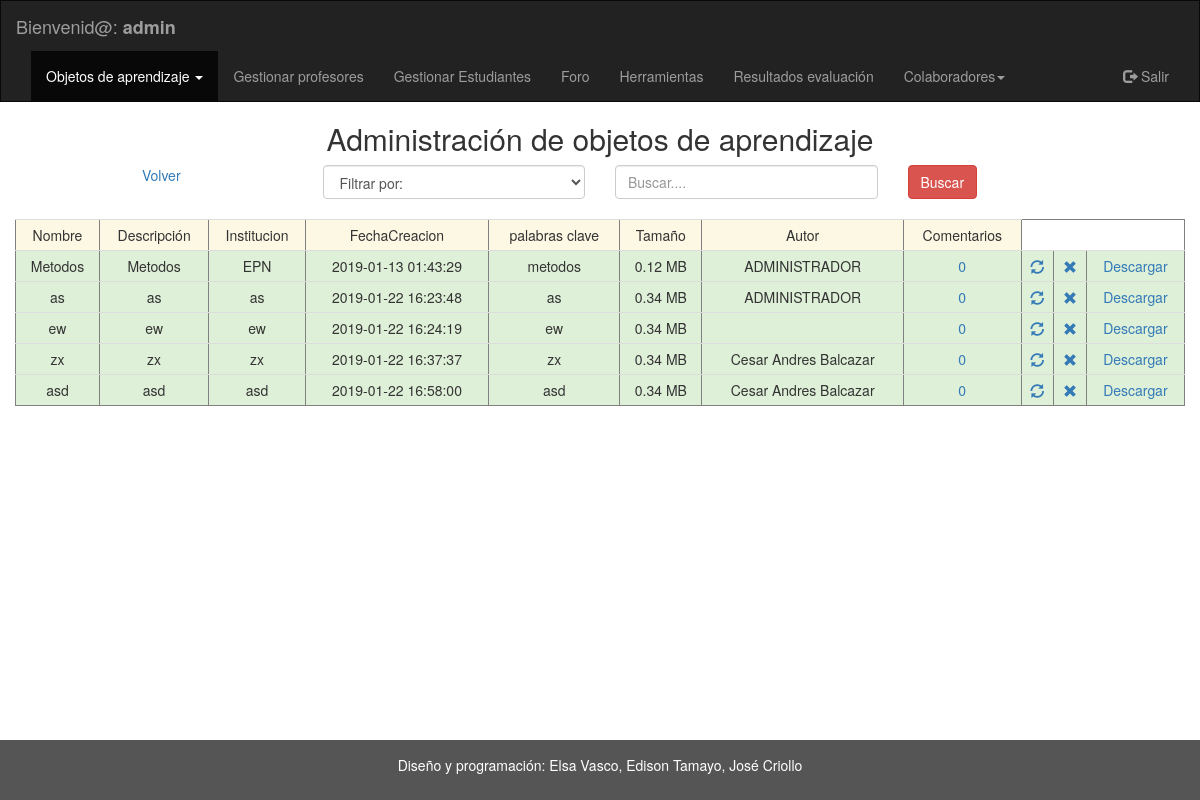
The page /aplicacion/modulos_administrador/adm_ejecutar_buscar.php (signed in) on the database its author committed.
### tables this page shows
CREATE TABLE `objeto_aprendizaje` (
  `idobjeto_aprendizaje` int(11) NOT NULL,
  `nombre` varchar(45) DEFAULT NULL,
  `descripcion` varchar(500) DEFAULT NULL,
  `id_usuario` int(11) DEFAULT NULL,
  `institucion` varchar(45) DEFAULT NULL,
  `fechaCreacion` timestamp NOT NULL DEFAULT CURRENT_TIMESTAMP,
  `palabras_clave` varchar(500) DEFAULT NULL,
  `tamanio` varchar(45) DEFAULT NULL,
  `ruta` varchar(45) DEFAULT NULL,
  `materia` varchar(50) DEFAULT NULL,
  `descarga` int(11) DEFAULT NULL
);

CREATE TABLE `profesor` (
  `idprofesor` int(11) NOT NULL,
  `ci` varchar(10) DEFAULT NULL,
  `nombres` varchar(45) DEFAULT NULL,
  `apellidos` varchar(45) DEFAULT NULL,
  `id_departamento` int(11) DEFAULT NULL,
  `id_facultad` int(11) DEFAULT NULL,
  `mail` varchar(45) DEFAULT NULL,
  `id_usuario` int(11) DEFAULT NULL
);

### aplicacion/clases_negocio/funciones_oa_profesor.php (called while the page is built, shortened)
<?php
function obtener_tipo_usuario_con_id($id_usuario){
    $conexion = new Conexion();
    $statement = 'select * from usuario where idUsuario=?';
    $consulta = $conexion->prepare($statement);
    $consulta->setFetchMode(PDO::FETCH_ASSOC);
    $consulta->execute([$id_usuario]);
    if ($consulta->rowCount() != 0) {
        $fila = $consulta->fetch();
        $tipo_usuario = $fila['tipo_usuario'];
    }
    if (isset($tipo_usuario)) {
        return $tipo_usuario;
    } else {
        return null;
    }
}
function obtener_id_profesor_con_id_usuario($id_usuario) {
    $conexion = new Conexion();
    $statement = 'select pro.idprofesor from usuario as us, profesor as pro where us.idUsuario=pro.id_usuario and us.idUsuario=?';
    $consulta = $conexion->prepare($statement);
    $consulta->setFetchMode(PDO::FETCH_ASSOC);
    $consulta->execute([$id_usuario]);
    if ($consulta->rowCount() != 0) {
        $fila = $consulta->fetch();
        $id_profesor = $fila['idprofesor'];
    }
    if (isset($id_profesor)) {
        return $id_profesor;
    } else {
        return null;
    }
}
function obtener_profesor_como_arreglo($id_profesor) {
    $conexion = new Conexion();
    $statement = 'select * from profesor where idprofesor=?';
    $consulta = $conexion->prepare($statement);
    $consulta->setFetchMode(PDO::FETCH_ASSOC);
    $consulta->execute([$id_profesor]);
    if ($consulta->rowCount() != 0) {
        $fila = $consulta->fetch();
    }
    if (isset($fila)) {
        return $fila;
    } else {
        return null;
    }
}
function obtener_nro_comentarios_oa($id_objeto_aprendizaje) {
    $conexion = new Conexion();
    $statement = 'select count(*) as nro_comentarios from objeto_aprendizaje as oa, comentario as c where oa.idobjeto_aprendizaje=c.id_objeto_aprendizaje and c.id_objeto_aprendizaje=?';
    $consulta = $conexion->prepare($statement);
    $consulta->setFetchMode(PDO::FETCH_ASSOC);
    $consulta->execute([$id_objeto_aprendizaje]);
    if ($consulta->rowCount() != 0) {
        $fila = $consulta->fetch();
        $id_profesor = $fila['nro_comentarios'];
    }
    if (isset($id_profesor)) {
        return $id_profesor;
    } else {
        return null;
    }
}
?>

### aplicacion/modulos_administrador/adm_ejecutar_buscar.php (the view, shortened to what this page needs)
<!DOCTYPE html PUBLIC "-//W3C//DTD XHTML 1.0 Transitional//EN" "http://www.w3.org/TR/xhtml1/DTD/xhtml1-transitional.dtd">
<html xmlns="http://www.w3.org/1999/xhtml" lang="es">
    <head>
        <link rel="stylesheet" href="../../plugins/bootstrap/css/bootstrap.min.css"></link>
    </head>
    <body>
        <?php include './navbar_adm_obj_apr.php'; ?>
        <div class="container-fluid text-center">
            <div class="row content">
                <div class="col-sm-12 text-center">
                    <h2> Administración de objetos de aprendizaje</h2>
                    <form action="../modulos_administrador/adm_ejecutar_buscar.php" method="post" enctype="multipart/form-data">
                        <div class="col-md-3">
                            <a href="../modulos_administrador/adm_buscar.php">Volver</a>
                        </div>
                        <div class="col-md-3 text-left ">
                            <select class= "form-control" name="tipo_criterio" dir="ltr" required>
                                <option value="">Filtrar por:</option>
                            </select></br>
                        </div>
                        <div class="col-md-3 text-center">
                            <input type="text" class="form-control" id="criterio_busqueda" placeholder="Buscar...." name="criterio_busqueda" required></br>
                        </div>
                        <div class="col-md-3 text-left">
                            <button id="registrar" type="submit" class="btn btn-danger">Buscar</button>
                        </div>
                    </form>
                    <?php
                    require '../clases_negocio/funciones_oa_profesor.php';
                    $statement = 'select * from objeto_aprendizaje';
                    $conexion = new Conexion();
                    $consulta = $conexion->prepare($statement);
                    $consulta->setFetchMode(PDO::FETCH_ASSOC);
                    $consulta->execute();
                    echo '<table border ="1|1" class="table table-condensed";>';
                    echo '<tr class="warning">';
                    echo '<td>Nombre</td>';
                    echo '<td>Descripción</td>';
                    echo '<td>Institucion</td>';
                    echo '<td>FechaCreacion</td>';
                    echo '<td>palabras clave</td>';
                    echo '<td>Tamaño</td>';
                    echo '<td>Autor</td>';
                    echo '<td>Comentarios</td>';
                    echo "</tr>";
                    if ($consulta->rowCount() != 0) {
                        while ($row = $consulta->fetch()) {
                            echo '<tr class="success">';
                            echo '<td>' . $row['nombre'] . '</td>';
                            echo '<td>' . $row['descripcion'] . '</td>';
                            echo '<td>' . $row['institucion'] . '</td>';
                            echo '<td>' . $row['fechaCreacion'] . '</td>';
                            echo '<td>' . $row['palabras_clave'] . '</td>';
                            echo '<td>' . number_format($row['tamanio'] / 1e6, 2, '.', '') . ' MB' . '</td>';
                            if (obtener_tipo_usuario_con_id($row['id_usuario']) == 'ADM') {
                                echo '<td>ADMINISTRADOR</td>';
                            } else {
                                $profesor = obtener_profesor_como_arreglo(obtener_id_profesor_con_id_usuario($row['id_usuario']));
                                echo '<td>' . $profesor['nombres'] . ' ' . $profesor['apellidos'] . '</td>';
                            }
                            echo '<td><a href="adm_comentarios.php?id=' . $row['idobjeto_aprendizaje'] . '">' . obtener_nro_comentarios_oa($row['idobjeto_aprendizaje']) . '</a></td>';
                            echo '<td><a href="adm_actualizar_oa.php?id=' . $row['idobjeto_aprendizaje'] . '"><span class="glyphicon glyphicon-refresh"></a></td>';
                            echo "<td><a onClick=\"javascript: return confirm('Realmente desea eliminar el objeto de aprendizaje?');\" href='adm_buscar.php?id=" . $row['idobjeto_aprendizaje'] . "&idborrar=2'><span class='glyphicon glyphicon-remove'></a></td>";
                            echo '<td><a href="' . $row['ruta'] . '">Descargar</a></td>';
                            echo '</tr>';
                        }
                    }
                    echo '</table>';
                    ?>
                </div>
            </div>
        </div>
        <footer class="container-fluid text-center">
            <p>Diseño y programación: Elsa Vasco, Edison Tamayo, José Criollo</p>
        </footer>
    </body>
</html>

### aplicacion/modulos_administrador/adm_ejecutar_buscar.php (style rules this page uses)
.row.content { height: 390px }
html { min-height: 100%; position: relative; }
body { margin:0; margin-bottom: 40px; }
footer { background-color: #555; color: white; padding: 15px; position: absolute; bottom: 0; width: 100%; }
.table > tbody > tr > td { vertical-align: middle; }

### rows shown on the page
objeto_aprendizaje: nombre "Metodos", descripcion "Metodos", institucion "EPN", fechaCreacion "2019-01-13 01:43:29", palabras_clave "metodos", $row['tamanio']/1e6 "0.12", shows "ADMINISTRADOR", idobjeto_aprendizaje "0"
objeto_aprendizaje: nombre "as", descripcion "as", institucion "as", fechaCreacion "2019-01-22 16:23:48", palabras_clave "as", $row['tamanio']/1e6 "0.34", shows "ADMINISTRADOR", idobjeto_aprendizaje "0"
objeto_aprendizaje: nombre "ew", descripcion "ew", institucion "ew", fechaCreacion "2019-01-22 16:24:19", palabras_clave "ew", $row['tamanio']/1e6 "0.34", idobjeto_aprendizaje "0"
objeto_aprendizaje: nombre "zx", descripcion "zx", institucion "zx", fechaCreacion "2019-01-22 16:37:37", palabras_clave "zx", $row['tamanio']/1e6 "0.34", id_usuario.nombres "Cesar Andres", id_usuario.apellidos "Balcazar", idobjeto_aprendizaje "0"
objeto_aprendizaje: nombre "asd", descripcion "asd", institucion "asd", fechaCreacion "2019-01-22 16:58:00", palabras_clave "asd", $row['tamanio']/1e6 "0.34", id_usuario.nombres "Cesar Andres", id_usuario.apellidos "Balcazar", idobjeto_aprendizaje "0"

### other values the page prints
$_SESSION['usuario'] "admin"
